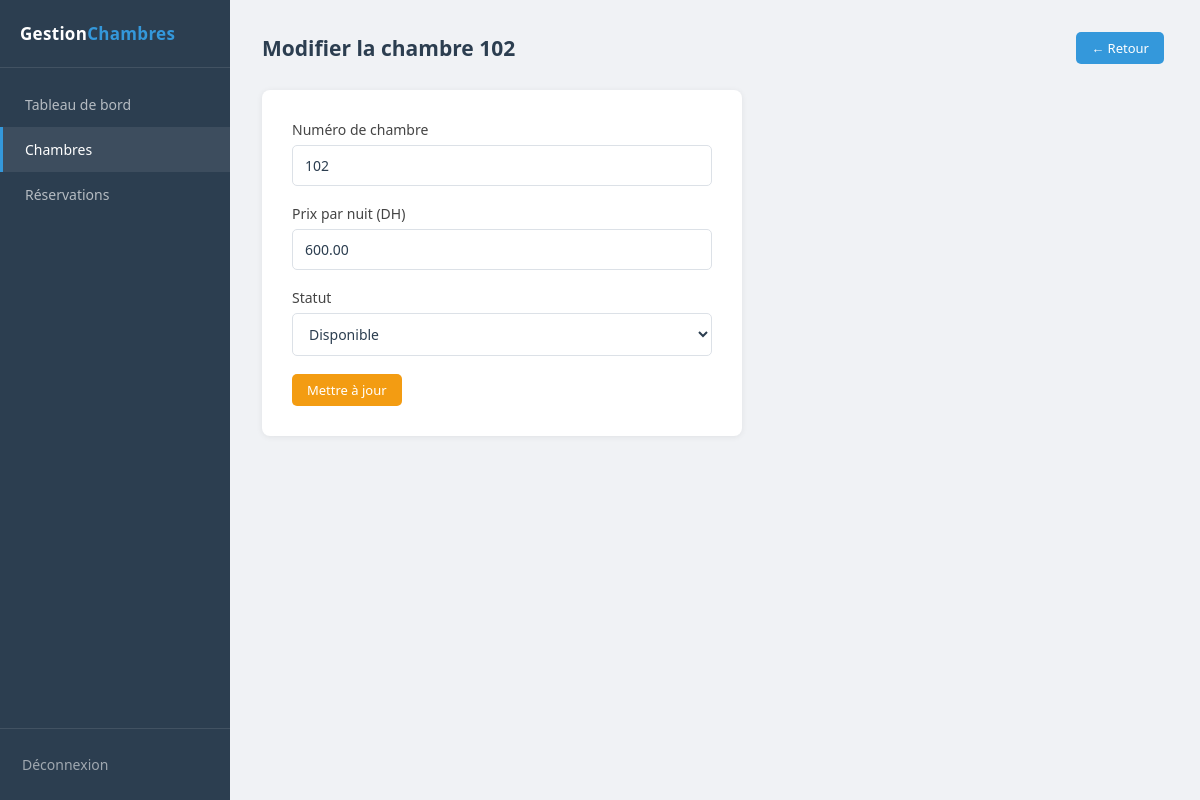
Page /chambres/modifier.php?id=2 (signed in) on the committed database.
### tables this page shows
CREATE TABLE IF NOT EXISTS chambres (
    id     INT           AUTO_INCREMENT PRIMARY KEY,
    numero VARCHAR(10)   NOT NULL,
    prix   DECIMAL(10,2) NOT NULL,
    statut ENUM('disponible', 'occupee') NOT NULL DEFAULT 'disponible'
);

### chambres/modifier.php (the view, shortened to what this page needs)
<?php
require_once __DIR__ . '/../config/database.php';
$id = intval($_GET['id'] ?? 0);
$stmt = $conn->prepare("SELECT * FROM chambres WHERE id = ?");
$stmt->bind_param('i', $id);
$stmt->execute();
$chambre = $stmt->get_result()->fetch_assoc();
$val_numero = $_POST['numero'] ?? $chambre['numero'];
$val_prix   = $_POST['prix']   ?? $chambre['prix'];
$val_statut = $_POST['statut'] ?? $chambre['statut'];
$page_title = 'Modifier la chambre ' . htmlspecialchars($chambre['numero']);
require_once __DIR__ . '/../includes/header.php';
?>
<div class="page-header">
    <h1><?= $page_title ?></h1>
    <a href="<?= BASE_URL ?>/chambres/index.php" class="btn btn-primary">← Retour</a>
</div>
<div class="form-box">
    <form method="POST">
        <div class="form-group">
            <label for="numero">Numéro de chambre</label>
            <input type="text" id="numero" name="numero"
                   value="<?= htmlspecialchars($val_numero) ?>">
        </div>
        <div class="form-group">
            <label for="prix">Prix par nuit (DH)</label>
            <input type="number" id="prix" name="prix"
                   step="0.01" min="1"
                   value="<?= htmlspecialchars($val_prix) ?>">
        </div>
        <div class="form-group">
            <label for="statut">Statut</label>
            <select id="statut" name="statut">
                <option value="disponible" <?= $val_statut === 'disponible' ? 'selected' : '' ?>>
                    Disponible
                </option>
            </select>
        </div>
        <button type="submit" class="btn btn-warning">Mettre à jour</button>
    </form>
</div>
<?php require_once __DIR__ . '/../includes/footer.php'; ?>

### assets/style.css (style rules this page uses)
* { margin: 0; padding: 0; box-sizing: border-box; }
body { font-family: 'Segoe UI', Tahoma, Geneva, Verdana, sans-serif; background: #f0f2f5; color: #2c3e50; display: flex; min-height: 100vh; }
.page-header { display: flex; align-items: center; justify-content: space-between; margin-bottom: 26px; }
.page-header h1 { font-size: 21px; font-weight: 600; color: #2c3e50; }
.btn { display: inline-block; padding: 7px 15px; border: none; border-radius: 5px; font-size: 13px; font-weight: 500; cursor: pointer; text-decoration: none; transition: opacity 0.2s; margin-right: 4px; font-family: inherit; }
.btn-primary { background: #3498db; color: #fff; }
.btn-warning { background: #f39c12; color: #fff; }
.form-box { background: #fff; border-radius: 8px; padding: 30px; max-width: 480px; box-shadow: 0 1px 6px rgba(0, 0, 0, 0.07); }
.form-group { margin-bottom: 18px; }
label { display: block; margin-bottom: 6px; font-size: 14px; font-weight: 500; color: #444; }
input[type="text"], input[type="number"], input[type="date"], input[type="password"], select { width: 100%; padding: 10px 12px; border: 1px solid #dce1e7; border-radius: 5px; font-size: 14px; color: #2c3e50; background: #fff; outline: none; font-family: inherit; transition: border-color 0.2s, box-shadow 0.2s; }

### rows in the picture
chambres: numero "Modifier la chambre 102", numero "102", prix "600.00", statut "Disponible"
